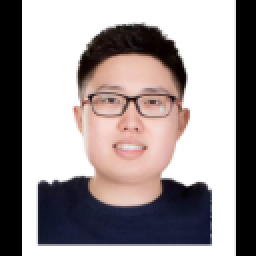
#> input picture camera/MaixVision/app.png, 128 x 128 px (shown 2 times larger)
$ python -i material_circle.py   (imports and definitions only)
#> lines starting #> are read from the running program, lines starting #| are printed output that depends on the picture; after the words box and inside, x2 and y2 are one past the last pixel; in counts of white or black regions, pixels touching at a corner belong together
"""六色锥形物料底座圆定位（落在纸面上的大圆的图像拟合中心）。

MaixCAM: 512x320, ttyS2/115200, RINGS,x1,y1,x2,y2,x3,y3\n。
仅恰好找到三个可靠底座且连续稳定时发送；六色是可识别种类。
可在电脑上导入 detect_materials() 调试，不依赖 maix。
"""
import cv2
import numpy as np
from itertools import combinations
import time

WIDTH, HEIGHT = 512, 320
ROI = (0.0, 0.0, 1.0, 1.0)  # 全图搜索，距离变化不再截掉上移的目标。
MIN_BODY_AREA = 80
MIN_BASE_DIAMETER = 10
MAX_BASE_DIAMETER = 160
STABLE_FRAMES = 3
STABLE_ERROR = 4
SEARCH_WIDTH = 256  # 只用缩小图找区域；底座拟合始终使用原图。
REDETECT_INTERVAL = 20  # 周期性轻量全图核对，异常才做完整圆弧搜索。
# HSV 范围用于找到物料整体，不直接用整体重心。需按实际灯光调节。
COLOR_RANGES = {
    "red": [((0, 65, 45), (10, 255, 255)), ((170, 65, 45), (179, 255, 255))],
    "yellow": [((15, 65, 70), (37, 255, 255))],
    "green": [((38, 60, 40), (88, 255, 255))],
    "light_blue": [((89, 30, 130), (120, 255, 255))],
    "blue": [((89, 40, 35), (130, 255, 200))],
    "black": [((0, 0, 0), (179, 255, 105))],
}


def ellipse_points(ellipse, count=72, scale=1.0):
    (cx, cy), (a, b), angle = ellipse
    t = np.arange(count) * (2 * np.pi / count)
    angle = np.deg2rad(angle)
    u, v = a * scale / 2 * np.cos(t), b * scale / 2 * np.sin(t)
    return np.column_stack((cx + u * np.cos(angle) - v * np.sin(angle),
                            cy + u * np.sin(angle) + v * np.cos(angle)))


# [41 lines left out: function refine_subpixel, not called in this run]


def base_candidates(mask, contour, prior=None):
    """从物料外轮廓的连续圆弧拟合大底座，拒绝小顶面和细长侧面。"""
    x,y,w,h = cv2.boundingRect(contour)
    # 距离变换仅在物料附近的小图上计算，不再每个候选扫描全图。
    pad=max(5,int(max(w,h)*0.15))
    ox,oy=max(0,x-pad),max(0,y-pad)
    mask=mask[oy:min(mask.shape[0],y+h+pad),ox:min(mask.shape[1],x+w+pad)]
    contour=contour-np.array([[[ox,oy]]],dtype=np.int32)
    body = np.zeros_like(mask)
    cv2.drawContours(body,[contour],-1,255,-1)
    boundary = np.zeros_like(mask)
    cv2.drawContours(boundary,[contour],-1,255,1)
    distance = cv2.distanceTransform(255-boundary,cv2.DIST_L2,3)
    pieces=[]
    if prior is not None:
        (px,py),(pa,pb),angle=prior
        theta=np.deg2rad(angle)
        delta=contour.reshape(-1,2)-np.array([px-ox,py-oy])
        u=(delta[:,0]*np.cos(theta)+delta[:,1]*np.sin(theta))/(pa/2)
        v=(-delta[:,0]*np.sin(theta)+delta[:,1]*np.cos(theta))/(pb/2)
        radial=np.sqrt(u*u+v*v)
        bins=(np.floor((np.arctan2(v,u)+np.pi)*16/(2*np.pi)).astype(int)%16)
        # 使用本帧实际轮廓；只保留靠近上帧底座的点，最多拟合三次。
        for band in (0.06,0.12,0.20):
            keep=np.abs(radial-1)<band
            if np.count_nonzero(keep)>=12 and len(np.unique(bins[keep]))>=8:
                pieces.append(contour[keep])
    else:
        doubled=np.concatenate((contour,contour))
        for fraction in (0.40,0.55,0.70,0.85,1.0):
            length=max(12,int(len(contour)*fraction))
            for start in range(0,len(contour),max(4,len(contour)//16)):
                pieces.append(doubled[start:start+length])
    candidates=[]
    for piece in pieces:
        if len(piece)<12:
            continue
        ellipse=cv2.fitEllipse(piece)
        (cx,cy),(a,b),angle=ellipse
        minor,major=min(a,b),max(a,b)
        if minor<MIN_BASE_DIAMETER or major>MAX_BASE_DIAMETER:
            continue
        if minor/major<0.70 or not 0.85<=major/min(w,h)<=1.20:
            continue
        pts=np.rint(ellipse_points(ellipse)).astype(int)
        inner=np.rint(ellipse_points(ellipse,scale=0.8)).astype(int)
        if (np.any(pts<0) or np.any(pts[:,0]>=mask.shape[1])
                or np.any(pts[:,1]>=mask.shape[0])):
            continue
        # 底座投影应基本落在物料轮廓里；不能跨入背景。
        if np.mean(body[inner[:,1],inner[:,0]]>0)<0.90:
            continue
        if np.mean(mask[inner[:,1],inner[:,0]]>0)<0.70:
            continue
        distances=distance[pts[:,1],pts[:,0]]
        supported=distances<=max(1.5,minor*0.035)
        support=float(np.mean(supported))
        if support<0.50:
            continue
        # 拟合窗口自身也应贴合椭圆，防止直边影响圆心。
        delta=piece.reshape(-1,2)-np.array([cx,cy])
        theta=np.deg2rad(angle)
        u=(delta[:,0]*np.cos(theta)+delta[:,1]*np.sin(theta))/(a/2)
        v=(-delta[:,0]*np.sin(theta)+delta[:,1]*np.cos(theta))/(b/2)
        residual=float(np.mean(np.abs(np.sqrt(u*u+v*v)-1)))
        if residual>0.07:
            continue
        score=support-residual*2-abs(major/min(w,h)-1.0)*0.20
        candidates.append({"ellipse":((cx+ox,cy+oy),(a,b),angle),"score":score,
                           "arc":piece+np.array([[[ox,oy]]],dtype=np.int32)})
    return sorted(candidates,key=lambda item:item["score"],reverse=True)


def color_mask(hsv, color, coarse=False):
    mask=np.zeros(hsv.shape[:2],np.uint8)
    ranges=COLOR_RANGES[color]+(COLOR_RANGES["light_blue"] if color=="blue" else [])
    for lower,upper in ranges:
        mask |= cv2.inRange(hsv,np.array(lower,np.uint8),np.array(upper,np.uint8))
    if color=="black":
        mask=cv2.morphologyEx(mask,cv2.MORPH_OPEN,np.ones((3,3),np.uint8))
    kernel=3 if coarse else 5
    return cv2.morphologyEx(mask,cv2.MORPH_CLOSE,np.ones((kernel,kernel),np.uint8))


def _detect_region(img, colors=None, prior=None):
    """在原分辨率的局部区域拟合；坐标相对传入图像。"""
    height,width = img.shape[:2]
    hsv = cv2.cvtColor(img,cv2.COLOR_BGR2HSV)
    found = []
    # 蓝与浅蓝范围有重叠：先合并为蓝色族，再按物料内部明暗分类。
    for color in (colors or ("red","yellow","green","blue","black")):
        mask = color_mask(hsv,color)
        contours = cv2.findContours(mask,cv2.RETR_EXTERNAL,cv2.CHAIN_APPROX_NONE)[-2]
        for contour in contours:
            if cv2.contourArea(contour) < MIN_BODY_AREA:
                continue
            bx,by,bw,bh=cv2.boundingRect(contour)
            if bx<=1 or by<=1 or bx+bw>=width-1 or by+bh>=height-1:
                continue
            candidates = base_candidates(mask,contour,prior)
            if not candidates:
                continue
            # 高度明显大于宽度时，底座位于轮廓下半部。
            if bh > bw*1.15:
                candidates = [c for c in candidates if c["ellipse"][0][1] > by + bh*0.45]
            if not candidates:
                continue
            best = candidates[0]
            tracking_ellipse = best["ellipse"]
            best["ellipse"] = refine_subpixel(img,best["ellipse"],best["arc"])
            (cx,cy),axes,angle = best["ellipse"]
            label = color
            if color=="blue":
                sample = np.zeros_like(mask)
                cv2.ellipse(sample,((cx,cy),axes,angle),255,-1)
                values = hsv[:,:,2][(sample>0)&(mask>0)]
                label = "light_blue" if len(values) and np.median(values)>190 else "blue"
            item = {"color":label,"center":(cx,cy),
                    "ellipse":((cx,cy),axes,angle),"score":best["score"],
                    "bbox":(bx,by,bw,bh),"mask_color":color,
                    "tracking_ellipse":tracking_ellipse}
            found.append(item)
    # 跨颜色去重，特别是深色物料在 black 掩膜中的重复检测。
    unique=[]
    for item in sorted(found,key=lambda t:t["score"],reverse=True):
        if any(np.linalg.norm(np.array(item["center"])-other["center"]) < min(item["ellipse"][1])*0.4 for other in unique):
            continue
        unique.append(item)
    unique.sort(key=lambda t:t["center"][0])
    return unique


def draw_materials(img, materials):
    for item in materials:
        center=tuple(int(round(v)) for v in item["center"])
        cv2.ellipse(img,item["ellipse"],(255,0,255),1)
        cv2.drawMarker(img,center,(255,0,255),cv2.MARKER_CROSS,10,1)
        cx,cy=item["center"]
        cv2.putText(img,item["color"],(center[0]+5,center[1]-5),cv2.FONT_HERSHEY_SIMPLEX,0.4,(255,0,255),1)
        cv2.putText(img,"%.2f,%.2f"%(cx,cy),(max(0,center[0]-30),min(img.shape[0]-4,center[1]+24)),
                    cv2.FONT_HERSHEY_SIMPLEX,0.35,(255,0,255),1)


def padded_box(box, shape, fraction=0.50):
    x,y,w,h=box
    pad=max(10,int(max(w,h)*fraction))
    return (max(0,x-pad),max(0,y-pad),min(shape[1],x+w+pad),min(shape[0],y+h+pad))


# [9 lines left out: function shift_material, not called in this run]


def coarse_boxes(hsv, sx, sy, color):
    mask=color_mask(hsv,color,coarse=True)
    count,_,stats,_=cv2.connectedComponentsWithStats(mask,8)
    proposals=[]
    for i in range(1,count):
        x,y,w,h,area=stats[i]
        if area<max(10,MIN_BODY_AREA/(sx*sy)*0.5):
            continue
        if min(w*sx,h*sy)<MIN_BASE_DIAMETER*0.65:
            continue
        # 背景大块不必进入昂贵拟合阶段。
        if min(w*sx,h*sy)>MAX_BASE_DIAMETER*1.6:
            continue
        proposals.append((int(x*sx),int(y*sy),int(np.ceil(w*sx)),int(np.ceil(h*sy))))
    return proposals


def detect_materials(img, draw=True, select_three=True):
    """缩小图查找连通区域，再在原图局部拟合底座；返回全图坐标。"""
    height,width=img.shape[:2]
    x0,y0,x1,y1=[int(v*s) for v,s in zip(ROI,(width,height,width,height))]
    if not 0<=x0<x1<=width or not 0<=y0<y1<=height:
        raise ValueError("ROI must be inside image")
    crop=img[y0:y1,x0:x1]
    factor=min(1.0,SEARCH_WIDTH/crop.shape[1])
    small=cv2.resize(crop,(max(1,round(crop.shape[1]*factor)),max(1,round(crop.shape[0]*factor))),interpolation=cv2.INTER_AREA)
    sx,sy=crop.shape[1]/small.shape[1],crop.shape[0]/small.shape[0]
    hsv=cv2.cvtColor(small,cv2.COLOR_BGR2HSV)
    found=[]
    for color in ("red","yellow","green","blue","black"):
        proposals=coarse_boxes(hsv,sx,sy,color)
        for box in proposals:
            left,top,right,bottom=padded_box(box,crop.shape)
            for item in _detect_region(crop[top:bottom,left:right],(color,)):
                found.append(shift_material(item,left+x0,top+y0))
    unique=[]
    for item in sorted(found,key=lambda t:t["score"],reverse=True):
        if any(np.linalg.norm(np.array(item["center"])-other["center"])<min(item["ellipse"][1])*0.4 for other in unique):
            continue
        unique.append(item)
    unique.sort(key=lambda t:t["center"][0])
    if select_three and len(unique)>=3:
        unique=select_three_materials(unique)
    if draw:
        draw_materials(img,unique)
    return unique


# [23 lines left out: function coarse_track_audit, not called in this run]


class MaterialTracker:
    """每帧重新拟合局部边缘，不输出预测圆心；失败当帧恢复全图查找。"""
    def __init__(self):
        self.previous=[]
        self.age=0
        self.shape=None
        self.mode="SEARCH"

    def update(self,img,draw=True):
        materials=[]
        audit_due=self.age>=REDETECT_INTERVAL
        valid_previous=len(self.previous)==3 and self.shape==img.shape[:2]
        if valid_previous and audit_due:
            valid_previous=coarse_track_audit(img,self.previous)
            self.age=0
        if valid_previous:
            for previous in self.previous:
                left,top,right,bottom=padded_box(previous["bbox"],img.shape,0.45)
                (cx,cy),axes,angle=previous["tracking_ellipse"]
                prior=((cx-left,cy-top),axes,angle)
                options=[shift_material(item,left,top) for item in
                         _detect_region(img[top:bottom,left:right],(previous["mask_color"],),prior)]
                size=max(previous["ellipse"][1])
                options=[item for item in options if
                         np.linalg.norm(np.array(item["center"])-previous["center"])<size*0.6
                         and 0.65<max(item["ellipse"][1])/size<1.5]
                if not options:
                    break
                materials.append(min(options,key=lambda t:np.linalg.norm(np.array(t["center"])-previous["center"])))
            materials=select_three_materials(materials) if len(materials)==3 else []
            self.age+=1
            self.mode="AUDIT" if audit_due else "TRACK"
        if len(materials)!=3:
            materials=detect_materials(img,False)
            self.age=0
            self.mode="SEARCH"
        self.previous=materials if len(materials)==3 else []
        self.shape=img.shape[:2]
        if draw:
            draw_materials(img,materials)
        return materials


# [24 lines left out: function select_three_materials, not called in this run]


class StableMaterials:
    def __init__(self):
        self.samples=[]
        self.colors=None

    # [16 lines left out: function update, not called in this run]


def encode_rings(result):
    # 滤波后以一位小数传输，STM32在最终电机脉冲计算时取整。
    return ("RINGS,"+",".join("%.1f"%v for v in result)+"\n").encode()


# [24 lines left out: function main, not called in this run]


# [2 lines not run here, left out]

>>> import cv2
>>> picture = cv2.imread('app.png')
#> picture is the input picture: shape (128, 128, 3); mean B, G, R 151.9, 151.2, 159.6
>>> result = MaterialTracker().update(picture)
#> in detect_materials, `hsv=cv2.cvtColor(small,cv2.COLOR_BGR2HSV)`: hsv: shape (128, 128, 3); mean H, S, V 22.9, 38.8, 163.1
#> the loop in detect_materials, `for color in ("red","yellow","green","blue","black"):` made 5 passes
#> (count in coarse_boxes, stats in coarse_boxes) on passes 2 to 4: (1, [[0, 0, 128, 128, 16384]]), (1, [[0, 0, 128, 128, 16384]]), (2, [[0, 0, 128, 128, 14356], [19, 89, 87, 33, 2028]])
#> (count in coarse_boxes, proposals) on pass 1: (7, [(37, 26, 58, 74)])
#> pass 1, in coarse_boxes, `mask=color_mask(hsv,color,coarse=True)`:
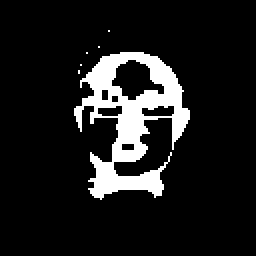
#> mask: shape (128, 128) (shown 2 times larger); 11.1% white; 6 white regions (5 under 20 px), largest, box (x1, y1, x2, y2) and area: (37, 26, 95, 100) 1812
#> after the loop in detect_materials, `for color in ("red","yellow","green","blue","black"):`: found = []
#> result = []
